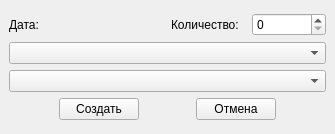
<?xml version="1.0" encoding="UTF-8"?>
<ui version="4.0">
 <class>CreateShipmentiWindow</class>
 <widget class="QMainWindow" name="CreateShipmentiWindow">
  <property name="geometry">
   <rect>
    <x>0</x>
    <y>0</y>
    <width>335</width>
    <height>134</height>
   </rect>
  </property>
  <property name="windowTitle">
   <string>MainWindow</string>
  </property>
  <widget class="QWidget" name="centralwidget">
   <layout class="QVBoxLayout" name="verticalLayout_2">
    <item>
     <layout class="QVBoxLayout" name="verticalLayout">
      <item>
       <layout class="QHBoxLayout" name="horizontalLayout_2">
        <item>
         <layout class="QHBoxLayout" name="horizontalLayout">
          <item>
           <widget class="QLabel" name="label">
            <property name="minimumSize">
             <size>
              <width>30</width>
              <height>0</height>
             </size>
            </property>
            <property name="text">
             <string>Дата:</string>
            </property>
           </widget>
          </item>
          <item>
           <widget class="QLabel" name="data_label">
            <property name="minimumSize">
             <size>
              <width>30</width>
              <height>0</height>
             </size>
            </property>
            <property name="text">
             <string/>
            </property>
           </widget>
          </item>
         </layout>
        </item>
        <item>
         <layout class="QHBoxLayout" name="horizontalLayout_3">
          <item>
           <widget class="QLabel" name="label_3">
            <property name="text">
             <string>Количество:</string>
            </property>
           </widget>
          </item>
          <item>
           <widget class="QSpinBox" name="quantityBox">
            <property name="minimumSize">
             <size>
              <width>50</width>
              <height>0</height>
             </size>
            </property>
           </widget>
          </item>
         </layout>
        </item>
       </layout>
      </item>
      <item>
       <widget class="QComboBox" name="itemBox"/>
      </item>
      <item>
       <widget class="QComboBox" name="supplaerBox"/>
      </item>
      <item>
       <layout class="QHBoxLayout" name="horizontalLayout_6">
        <item>
         <spacer name="horizontalSpacer">
          <property name="orientation">
           <enum>Qt::Horizontal</enum>
          </property>
          <property name="sizeHint" stdset="0">
           <size>
            <width>40</width>
            <height>20</height>
           </size>
          </property>
         </spacer>
        </item>
        <item>
         <widget class="QPushButton" name="create_btn">
          <property name="text">
           <string>Создать</string>
          </property>
         </widget>
        </item>
        <item>
         <spacer name="horizontalSpacer_2">
          <property name="orientation">
           <enum>Qt::Horizontal</enum>
          </property>
          <property name="sizeHint" stdset="0">
           <size>
            <width>40</width>
            <height>20</height>
           </size>
          </property>
         </spacer>
        </item>
        <item>
         <widget class="QPushButton" name="cancel_btn">
          <property name="text">
           <string>Отмена</string>
          </property>
         </widget>
        </item>
        <item>
         <spacer name="horizontalSpacer_3">
          <property name="orientation">
           <enum>Qt::Horizontal</enum>
          </property>
          <property name="sizeHint" stdset="0">
           <size>
            <width>40</width>
            <height>20</height>
           </size>
          </property>
         </spacer>
        </item>
       </layout>
      </item>
     </layout>
    </item>
   </layout>
  </widget>
 </widget>
 <resources/>
 <connections/>
</ui>
